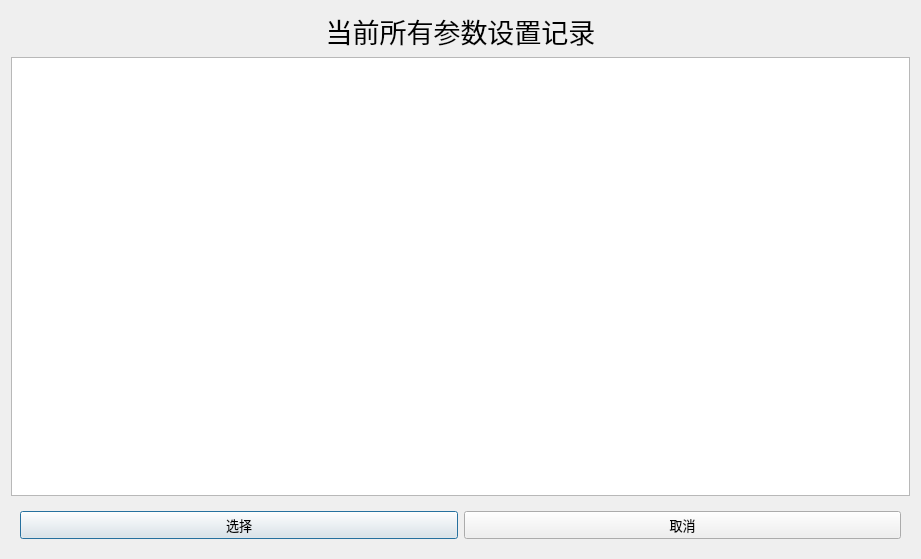
<?xml version="1.0" encoding="UTF-8"?>
<ui version="4.0">
 <class>DaoConfigForm</class>
 <widget class="QDialog" name="DaoConfigForm">
  <property name="geometry">
   <rect>
    <x>0</x>
    <y>0</y>
    <width>921</width>
    <height>559</height>
   </rect>
  </property>
  <property name="windowTitle">
   <string>当前所有设置</string>
  </property>
  <layout class="QVBoxLayout" name="verticalLayout">
   <item>
    <widget class="QLabel" name="label">
     <property name="font">
      <font>
       <family>华文中宋</family>
       <pointsize>20</pointsize>
      </font>
     </property>
     <property name="text">
      <string>当前所有参数设置记录</string>
     </property>
     <property name="alignment">
      <set>Qt::AlignCenter</set>
     </property>
    </widget>
   </item>
   <item>
    <widget class="QTableView" name="tableView"/>
   </item>
   <item>
    <widget class="QWidget" name="widget" native="true">
     <layout class="QHBoxLayout" name="horizontalLayout">
      <item>
       <widget class="QtMaterialRaisedButton" name="btnChose">
        <property name="font">
         <font>
          <family>华文中宋</family>
          <pointsize>10</pointsize>
         </font>
        </property>
        <property name="text">
         <string>选择</string>
        </property>
       </widget>
      </item>
      <item>
       <widget class="QtMaterialRaisedButton" name="btnCancel">
        <property name="font">
         <font>
          <family>华文中宋</family>
          <pointsize>10</pointsize>
         </font>
        </property>
        <property name="text">
         <string>取消</string>
        </property>
       </widget>
      </item>
     </layout>
    </widget>
   </item>
  </layout>
 </widget>
 <customwidgets>
  <customwidget>
   <class>QtMaterialRaisedButton</class>
   <extends>QPushButton</extends>
   <header location="global">qtmaterialraisedbutton.h</header>
  </customwidget>
 </customwidgets>
 <resources/>
 <connections>
  <connection>
   <sender>btnCancel</sender>
   <signal>clicked()</signal>
   <receiver>DaoConfigForm</receiver>
   <slot>reject()</slot>
   <hints>
    <hint type="sourcelabel">
     <x>565</x>
     <y>501</y>
    </hint>
    <hint type="destinationlabel">
     <x>381</x>
     <y>266</y>
    </hint>
   </hints>
  </connection>
 </connections>
</ui>
